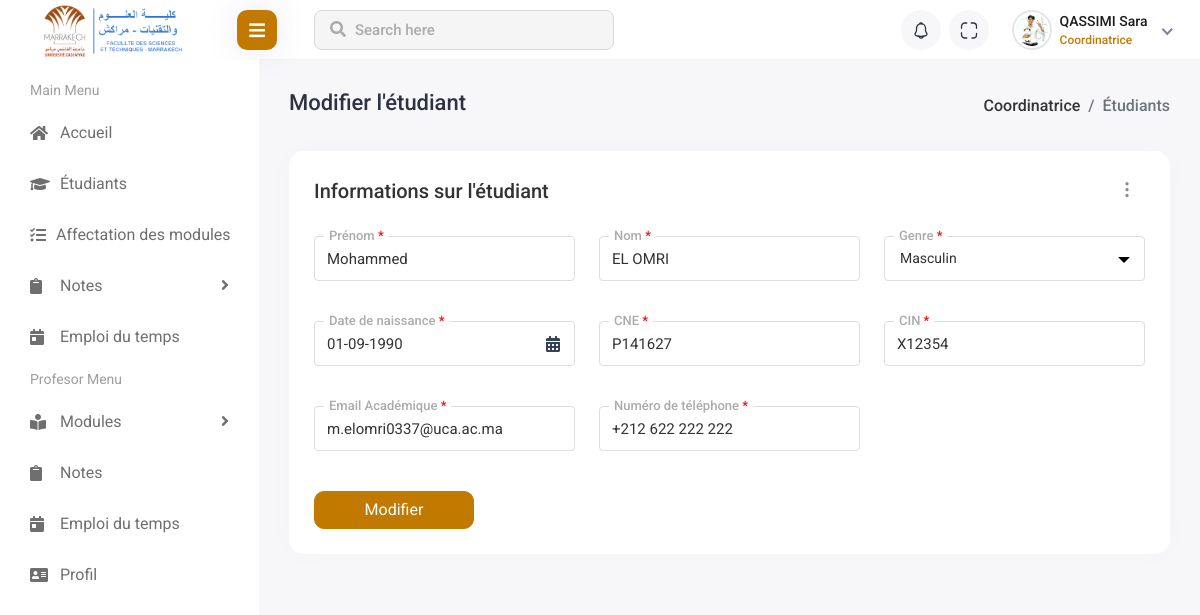
The app's page /views/coordinateur/student_management/index.php?action=edit&idFiliere=1&id=10 (signed in), older data.
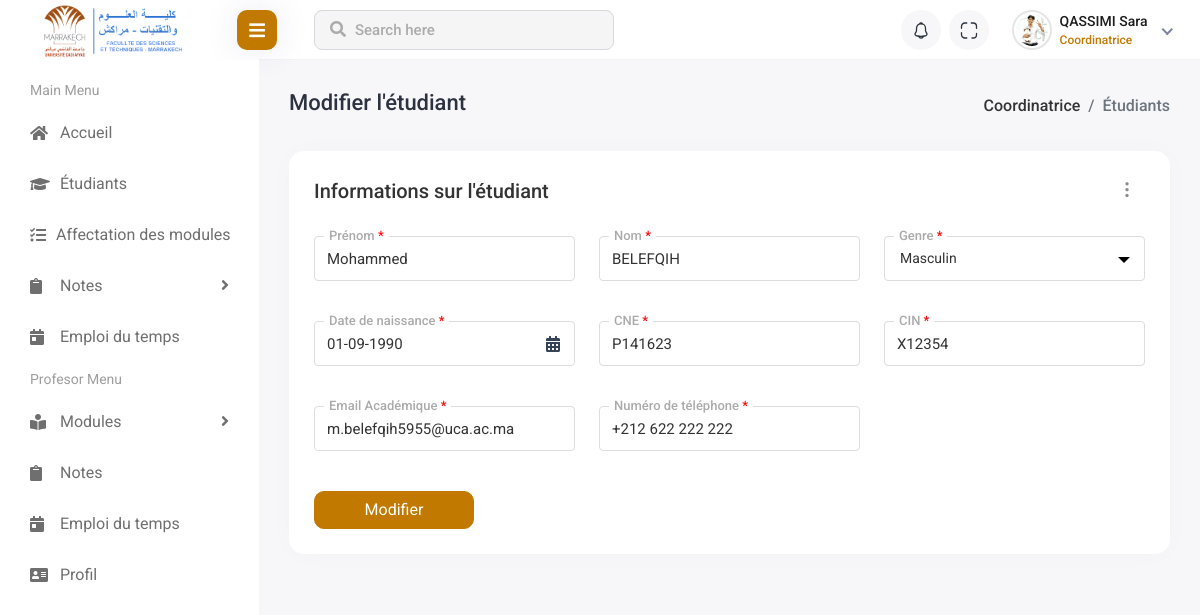
The same page, newer data.
### tables this page shows
CREATE TABLE `user` (
  `id` int(11) NOT NULL AUTO_INCREMENT UNIQUE,
  `prenom` varchar(100) NOT NULL,
  `nom` varchar(100) NOT NULL,
  `genre` enum('female','male') DEFAULT NULL,
  `dateNaissance` date DEFAULT NULL,
  `email` varchar(150) NOT NULL UNIQUE,
  `password` varchar(200) DEFAULT NULL,
  `CNE` varchar(20) DEFAULT NULL UNIQUE,
  `CIN` varchar(20) NOT NULL UNIQUE,
  `phone` varchar(20) DEFAULT NULL,
  `created_at` datetime NOT NULL,
  `id_role` int(11) NOT NULL,
  `id_dep` int(11) NOT NULL,
  `id_filiere` int(11) DEFAULT NULL,         
  PRIMARY KEY (`id`)
);

### controllers/student_controller.php (called while the page is built, shortened)
<?php
require_once($_SERVER['DOCUMENT_ROOT'] . '/FSTg-Management-System/models/student.php');
function editAction(): void
{
    $id_student = $_GET['id'];
    $user = view($id_student);
    require_once($_SERVER['DOCUMENT_ROOT'] . '/FSTg-Management-System/views/coordinateur/student_management/edit.php');
}

### models/student.php (called while the page is built, shortened)
<?php
require($_SERVER['DOCUMENT_ROOT'] . '/FSTg-Management-System/config/DB_connection.php');
function view($id): ?array
{
    global $conn;
    try {
        $query = "SELECT * FROM user WHERE id = ?";
        $stmt = $conn->prepare($query);
        $stmt->execute([$id]);
        return $stmt->fetch(PDO::FETCH_ASSOC);
    } catch (PDOException $e) {
        file_put_contents($_SERVER['DOCUMENT_ROOT'] . '/FSTg-Management-System/logs/error_log.txt',
            date('Y-m-d H:i:s') . " - Erreur lors de la récupération des données : " . $e->getMessage() . "\n",
            FILE_APPEND);
        return null;
    }
}

### views/coordinateur/student_management/edit.php (the view, shortened to what the changed rows need)
<!DOCTYPE html>
<html lang="en">
<head>
    <link rel="stylesheet" href="../../../assets/plugins/feather/feather.css">
    <link rel="stylesheet" href="../../../assets/plugins/fontawesome/css/fontawesome.min.css">
    <link rel="stylesheet" href="../../../assets/plugins/fontawesome/css/all.min.css">
    <link rel="stylesheet" href="../../../assets/plugins/bootstrap/css/bootstrap.min.css">
    <link rel="stylesheet" href="../../../assets/css/bootstrap-datetimepicker.min.css">
    <link rel="stylesheet" href="../../../assets/plugins/select2/css/select2.min.css">
    <link rel="stylesheet" href="../../../assets/css/style.css">
    <link rel="stylesheet" href="../../../assets/css/style-override.css">
    <link rel="stylesheet" href="../../../assets/plugins/toastr/toastr.min.css">
</head>
<body>
<div class="main-wrapper">
    <div class="page-wrapper">
        <div class="content container-fluid">
            <div class="row">
                <div class="col-sm-12">
                    <div class="card comman-shadow">
                        <div class="card-body">
                            <form action="index.php?action=update" method="POST">
                                <div class="row">
                                    <?php if(isset($user)) : ?>
                                        <div class="col-12 col-sm-4">
                                            <div class="form-group local-forms">
                                                <label>Prénom <span class="login-danger">*</span></label>
                                                <input class="form-control" type="text" name="prenom" value="<?= $user['prenom'] ?>" required >
                                            </div>
                                        </div>
                                        <div class="col-12 col-sm-4">
                                            <div class="form-group local-forms">
                                                <label>Nom <span class="login-danger">*</span></label>
                                                <input class="form-control" type="text" name="nom" value="<?= $user['nom'] ?>" required>
                                            </div>
                                        </div>
                                        <div class="col-12 col-sm-4">
                                            <div class="form-group local-forms">
                                                <label>Genre <span class="login-danger">*</span></label>
                                            </div>
                                        </div>
                                        <div class="col-12 col-sm-4">
                                            <div class="form-group local-forms calendar-icon">
                                                <label>Date de naissance <span class="login-danger">*</span></label>
                                                <input class="form-control datetimepicker" type="text" name="dateNaissance" value="<?= isset($user['dateNaissance']) ? (new DateTime($user['dateNaissance']))->format('d-m-Y') : '' ?>" required>
                                            </div>
                                        </div>
                                        <div class="col-12 col-sm-4">
                                            <div class="form-group local-forms">
                                                <label>CNE <span class="login-danger">*</span></label>
                                                <input class="form-control" type="text" name="CNE" value="<?= $user['CNE'] ?>" required>
                                            </div>
                                        </div>
                                        <div class="col-12 col-sm-4">
                                            <div class="form-group local-forms">
                                                <label>CIN <span class="login-danger">*</span></label>
                                                <input class="form-control" type="text" name="CIN" value="<?= $user['CIN'] ?>" required>
                                            </div>
                                        </div>
                                        <div class="col-12 col-sm-4">
                                            <div class="form-group local-forms">
                                                <label>Email Académique <span class="login-danger">*</span></label>
                                                <input class="form-control" type="email" name="email" value="<?= $user['email'] ?>" required>
                                            </div>
                                        </div>
                                        <div class="col-12 col-sm-4">
                                            <div class="form-group local-forms">
                                                <label>Numéro de téléphone <span class="login-danger">*</span></label>
                                                <input class="form-control" type="text" name="phone" value="<?= $user['phone'] ?>" required>
                                            </div>
                                        </div>
                                        <div class="col-12">
                                            <div class="student-submit">
                                                <button type="submit" class="btn btn-primary">Modifier</button>
                                            </div>
                                        </div>
                                    <?php endif; ?>
                                </div>
                            </form>
                        </div>
                    </div>
                </div>
            </div>
        </div>
    </div>
</div>
<?php
include($_SERVER['DOCUMENT_ROOT'] . '/FSTg-Management-System/views/header.php');
?>
</body>
</html>

Row changes from the older to the newer data that the page shows:
changed user "Mohammed": nom "EL OMRI" → "BELEFQIH"; CNE "P141627" → "P141623"; email "m.elomri0337@uca.ac.ma" → "m.belefqih5955@uca.ac.ma"
